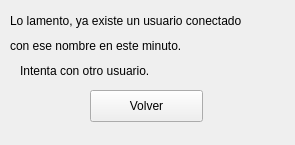
<?xml version="1.0" encoding="UTF-8"?>
<ui version="4.0">
 <class>Form</class>
 <widget class="QWidget" name="Form">
  <property name="geometry">
   <rect>
    <x>0</x>
    <y>0</y>
    <width>295</width>
    <height>145</height>
   </rect>
  </property>
  <property name="windowTitle">
   <string>Form</string>
  </property>
  <widget class="QLabel" name="label">
   <property name="geometry">
    <rect>
     <x>10</x>
     <y>10</y>
     <width>271</width>
     <height>21</height>
    </rect>
   </property>
   <property name="text">
    <string>Lo lamento, ya existe un usuario conectado</string>
   </property>
  </widget>
  <widget class="QLabel" name="label_2">
   <property name="geometry">
    <rect>
     <x>10</x>
     <y>30</y>
     <width>251</width>
     <height>31</height>
    </rect>
   </property>
   <property name="text">
    <string>con ese nombre en este minuto.</string>
   </property>
  </widget>
  <widget class="QLabel" name="label_3">
   <property name="geometry">
    <rect>
     <x>20</x>
     <y>60</y>
     <width>231</width>
     <height>21</height>
    </rect>
   </property>
   <property name="text">
    <string>Intenta con otro usuario.</string>
   </property>
  </widget>
  <widget class="QPushButton" name="volver">
   <property name="geometry">
    <rect>
     <x>90</x>
     <y>90</y>
     <width>113</width>
     <height>32</height>
    </rect>
   </property>
   <property name="text">
    <string>Volver</string>
   </property>
  </widget>
 </widget>
 <resources/>
 <connections/>
</ui>
